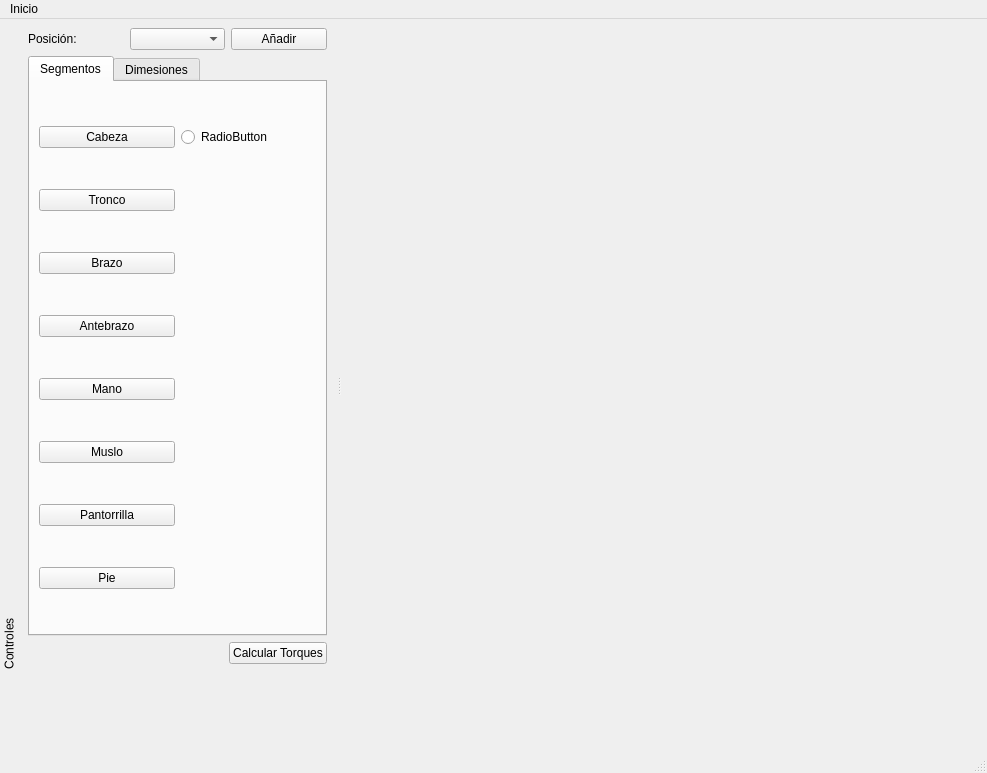
<?xml version="1.0" encoding="UTF-8"?>
<ui version="4.0">
 <class>MainWindow</class>
 <widget class="QMainWindow" name="MainWindow">
  <property name="geometry">
   <rect>
    <x>0</x>
    <y>0</y>
    <width>987</width>
    <height>773</height>
   </rect>
  </property>
  <property name="windowTitle">
   <string>Calculo COM Torque</string>
  </property>
  <widget class="QWidget" name="centralwidget">
   <layout class="QVBoxLayout" name="verticalLayout">
    <property name="spacing">
     <number>9</number>
    </property>
    <property name="sizeConstraint">
     <enum>QLayout::SetDefaultConstraint</enum>
    </property>
    <property name="leftMargin">
     <number>9</number>
    </property>
    <property name="topMargin">
     <number>9</number>
    </property>
    <property name="rightMargin">
     <number>9</number>
    </property>
    <property name="bottomMargin">
     <number>9</number>
    </property>
    <item>
     <spacer name="verticalSpacer_3">
      <property name="orientation">
       <enum>Qt::Vertical</enum>
      </property>
      <property name="sizeHint" stdset="0">
       <size>
        <width>20</width>
        <height>40</height>
       </size>
      </property>
     </spacer>
    </item>
    <item>
     <layout class="QHBoxLayout" name="horizontalLayout">
      <item>
       <spacer name="horizontalSpacer">
        <property name="orientation">
         <enum>Qt::Horizontal</enum>
        </property>
        <property name="sizeHint" stdset="0">
         <size>
          <width>40</width>
          <height>20</height>
         </size>
        </property>
       </spacer>
      </item>
      <item>
       <widget class="QLabel" name="liveView">
        <property name="cursor">
         <cursorShape>BlankCursor</cursorShape>
        </property>
        <property name="mouseTracking">
         <bool>true</bool>
        </property>
        <property name="focusPolicy">
         <enum>Qt::ClickFocus</enum>
        </property>
        <property name="text">
         <string/>
        </property>
        <property name="scaledContents">
         <bool>false</bool>
        </property>
        <property name="alignment">
         <set>Qt::AlignCenter</set>
        </property>
       </widget>
      </item>
      <item>
       <spacer name="horizontalSpacer_2">
        <property name="orientation">
         <enum>Qt::Horizontal</enum>
        </property>
        <property name="sizeHint" stdset="0">
         <size>
          <width>40</width>
          <height>20</height>
         </size>
        </property>
       </spacer>
      </item>
     </layout>
    </item>
    <item>
     <spacer name="verticalSpacer_2">
      <property name="orientation">
       <enum>Qt::Vertical</enum>
      </property>
      <property name="sizeHint" stdset="0">
       <size>
        <width>20</width>
        <height>40</height>
       </size>
      </property>
     </spacer>
    </item>
    <item>
     <layout class="QHBoxLayout" name="horizontalLayout_2">
      <item>
       <spacer name="horizontalSpacer_3">
        <property name="orientation">
         <enum>Qt::Horizontal</enum>
        </property>
        <property name="sizeHint" stdset="0">
         <size>
          <width>40</width>
          <height>20</height>
         </size>
        </property>
       </spacer>
      </item>
      <item>
       <widget class="QLabel" name="l_detail">
        <property name="cursor">
         <cursorShape>CrossCursor</cursorShape>
        </property>
        <property name="mouseTracking">
         <bool>true</bool>
        </property>
        <property name="text">
         <string/>
        </property>
       </widget>
      </item>
      <item>
       <spacer name="horizontalSpacer_4">
        <property name="orientation">
         <enum>Qt::Horizontal</enum>
        </property>
        <property name="sizeHint" stdset="0">
         <size>
          <width>40</width>
          <height>20</height>
         </size>
        </property>
       </spacer>
      </item>
     </layout>
    </item>
    <item>
     <spacer name="verticalSpacer">
      <property name="orientation">
       <enum>Qt::Vertical</enum>
      </property>
      <property name="sizeHint" stdset="0">
       <size>
        <width>20</width>
        <height>40</height>
       </size>
      </property>
     </spacer>
    </item>
   </layout>
  </widget>
  <widget class="QMenuBar" name="menubar">
   <property name="geometry">
    <rect>
     <x>0</x>
     <y>0</y>
     <width>987</width>
     <height>27</height>
    </rect>
   </property>
   <widget class="QMenu" name="menuArchi">
    <property name="title">
     <string>Inicio</string>
    </property>
    <addaction name="actionCargar"/>
    <addaction name="actionExportar"/>
    <addaction name="separator"/>
    <addaction name="actionSalir"/>
   </widget>
   <addaction name="menuArchi"/>
  </widget>
  <widget class="QStatusBar" name="statusbar"/>
  <widget class="QDockWidget" name="controles">
   <property name="minimumSize">
    <size>
     <width>336</width>
     <height>614</height>
    </size>
   </property>
   <property name="maximumSize">
    <size>
     <width>397</width>
     <height>654</height>
    </size>
   </property>
   <property name="floating">
    <bool>false</bool>
   </property>
   <property name="features">
    <set>QDockWidget::DockWidgetMovable|QDockWidget::DockWidgetVerticalTitleBar</set>
   </property>
   <property name="windowTitle">
    <string>Controles</string>
   </property>
   <attribute name="dockWidgetArea">
    <number>1</number>
   </attribute>
   <widget class="QWidget" name="dockWidgetContents">
    <layout class="QVBoxLayout" name="verticalLayout_3">
     <item>
      <layout class="QHBoxLayout" name="horizontalLayout_4">
       <item>
        <widget class="QLabel" name="label_5">
         <property name="text">
          <string>Posición:</string>
         </property>
        </widget>
       </item>
       <item>
        <widget class="QComboBox" name="cb_posiciones"/>
       </item>
       <item>
        <widget class="QPushButton" name="b_anadirPos">
         <property name="text">
          <string>Añadir</string>
         </property>
        </widget>
       </item>
      </layout>
     </item>
     <item>
      <widget class="QTabWidget" name="tabWidget">
       <property name="enabled">
        <bool>true</bool>
       </property>
       <property name="currentIndex">
        <number>0</number>
       </property>
       <widget class="QWidget" name="segmentos">
        <attribute name="title">
         <string>Segmentos</string>
        </attribute>
        <layout class="QGridLayout" name="gridLayout">
         <item row="5" column="0">
          <widget class="QPushButton" name="b_muslo">
           <property name="text">
            <string>Muslo</string>
           </property>
          </widget>
         </item>
         <item row="3" column="0">
          <widget class="QPushButton" name="b_antebrazo">
           <property name="text">
            <string>Antebrazo</string>
           </property>
          </widget>
         </item>
         <item row="0" column="0">
          <widget class="QPushButton" name="b_cabeza">
           <property name="text">
            <string>Cabeza</string>
           </property>
          </widget>
         </item>
         <item row="1" column="0">
          <widget class="QPushButton" name="b_tronco">
           <property name="text">
            <string>Tronco</string>
           </property>
          </widget>
         </item>
         <item row="2" column="0">
          <widget class="QPushButton" name="b_brazo">
           <property name="text">
            <string>Brazo</string>
           </property>
          </widget>
         </item>
         <item row="4" column="0">
          <widget class="QPushButton" name="b_mano">
           <property name="text">
            <string>Mano</string>
           </property>
          </widget>
         </item>
         <item row="6" column="0">
          <widget class="QPushButton" name="b_pantorrilla">
           <property name="text">
            <string>Pantorrilla</string>
           </property>
          </widget>
         </item>
         <item row="7" column="0">
          <widget class="QPushButton" name="b_pie">
           <property name="text">
            <string>Pie</string>
           </property>
          </widget>
         </item>
         <item row="0" column="1">
          <widget class="QRadioButton" name="radioButton">
           <property name="text">
            <string>RadioButton</string>
           </property>
          </widget>
         </item>
        </layout>
       </widget>
       <widget class="QWidget" name="dimensiones">
        <attribute name="title">
         <string>Dimesiones</string>
        </attribute>
        <layout class="QVBoxLayout" name="verticalLayout_2">
         <item>
          <layout class="QHBoxLayout" name="horizontalLayout_3">
           <item>
            <widget class="QLabel" name="label_6">
             <property name="text">
              <string>Sexo:</string>
             </property>
            </widget>
           </item>
           <item>
            <spacer name="horizontalSpacer_5">
             <property name="orientation">
              <enum>Qt::Horizontal</enum>
             </property>
             <property name="sizeHint" stdset="0">
              <size>
               <width>40</width>
               <height>20</height>
              </size>
             </property>
            </spacer>
           </item>
           <item>
            <widget class="QComboBox" name="cbTablaDimensiones">
             <item>
              <property name="text">
               <string>Hombre</string>
              </property>
             </item>
             <item>
              <property name="text">
               <string>Mujer</string>
              </property>
             </item>
            </widget>
           </item>
          </layout>
         </item>
         <item>
          <widget class="QTableWidget" name="tablaDimensiones">
           <property name="enabled">
            <bool>true</bool>
           </property>
           <property name="frameShadow">
            <enum>QFrame::Sunken</enum>
           </property>
           <property name="editTriggers">
            <set>QAbstractItemView::NoEditTriggers</set>
           </property>
           <property name="showDropIndicator" stdset="0">
            <bool>false</bool>
           </property>
           <property name="dragDropOverwriteMode">
            <bool>false</bool>
           </property>
           <property name="showGrid">
            <bool>true</bool>
           </property>
           <property name="gridStyle">
            <enum>Qt::DotLine</enum>
           </property>
           <row>
            <property name="text">
             <string>Cabeza</string>
            </property>
           </row>
           <row>
            <property name="text">
             <string>Tronco</string>
            </property>
           </row>
           <row>
            <property name="text">
             <string>Brazo</string>
            </property>
           </row>
           <row>
            <property name="text">
             <string>Antebrazo</string>
            </property>
           </row>
           <row>
            <property name="text">
             <string>Mano</string>
            </property>
           </row>
           <row>
            <property name="text">
             <string>Muslo</string>
            </property>
           </row>
           <row>
            <property name="text">
             <string>Pantorrilla</string>
            </property>
           </row>
           <row>
            <property name="text">
             <string>Pie</string>
            </property>
           </row>
           <column>
            <property name="text">
             <string>COM</string>
            </property>
           </column>
           <column>
            <property name="text">
             <string>Masa</string>
            </property>
           </column>
           <item row="0" column="0">
            <property name="text">
             <string/>
            </property>
           </item>
          </widget>
         </item>
        </layout>
       </widget>
      </widget>
     </item>
     <item>
      <layout class="QHBoxLayout" name="horizontalLayout_5">
       <item>
        <spacer name="horizontalSpacer_6">
         <property name="orientation">
          <enum>Qt::Horizontal</enum>
         </property>
         <property name="sizeHint" stdset="0">
          <size>
           <width>40</width>
           <height>20</height>
          </size>
         </property>
        </spacer>
       </item>
       <item>
        <widget class="QPushButton" name="b_torques">
         <property name="text">
          <string>Calcular Torques</string>
         </property>
        </widget>
       </item>
      </layout>
     </item>
    </layout>
    <zorder>cb_posiciones</zorder>
    <zorder>label_5</zorder>
    <zorder>b_anadirPos</zorder>
    <zorder>b_cabeza</zorder>
    <zorder>b_brazo</zorder>
    <zorder>b_antebrazo</zorder>
    <zorder>tabWidget</zorder>
    <zorder>horizontalSpacer_6</zorder>
    <zorder>b_torques</zorder>
   </widget>
  </widget>
  <action name="actionSalir">
   <property name="text">
    <string>Salir</string>
   </property>
  </action>
  <action name="actionExportar">
   <property name="text">
    <string>Exportar</string>
   </property>
  </action>
  <action name="action_simple_gui">
   <property name="checkable">
    <bool>true</bool>
   </property>
   <property name="checked">
    <bool>false</bool>
   </property>
   <property name="text">
    <string>GUI simplificada</string>
   </property>
   <property name="toolTip">
    <string>Menos controles</string>
   </property>
  </action>
  <action name="actionCargar">
   <property name="text">
    <string>Cargar </string>
   </property>
  </action>
 </widget>
 <resources/>
 <connections/>
</ui>
